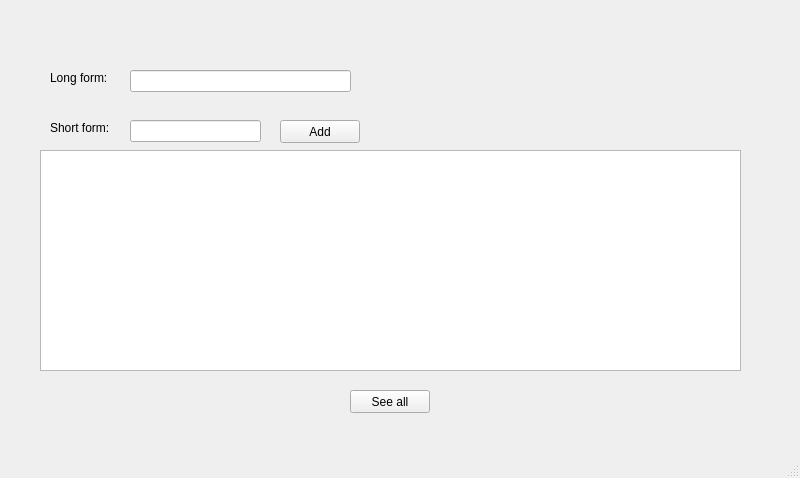
<?xml version="1.0" encoding="UTF-8"?>
<ui version="4.0">
 <class>MainWindow</class>
 <widget class="QMainWindow" name="MainWindow">
  <property name="geometry">
   <rect>
    <x>0</x>
    <y>0</y>
    <width>800</width>
    <height>478</height>
   </rect>
  </property>
  <property name="windowTitle">
   <string>MainWindow</string>
  </property>
  <widget class="QWidget" name="centralwidget">
   <widget class="QLineEdit" name="lineEdit">
    <property name="geometry">
     <rect>
      <x>130</x>
      <y>70</y>
      <width>221</width>
      <height>22</height>
     </rect>
    </property>
   </widget>
   <widget class="QLineEdit" name="lineEdit_2">
    <property name="geometry">
     <rect>
      <x>130</x>
      <y>120</y>
      <width>131</width>
      <height>22</height>
     </rect>
    </property>
   </widget>
   <widget class="QPushButton" name="pushButton">
    <property name="geometry">
     <rect>
      <x>280</x>
      <y>120</y>
      <width>80</width>
      <height>23</height>
     </rect>
    </property>
    <property name="text">
     <string>Add</string>
    </property>
   </widget>
   <widget class="QLabel" name="label">
    <property name="geometry">
     <rect>
      <x>50</x>
      <y>70</y>
      <width>71</width>
      <height>16</height>
     </rect>
    </property>
    <property name="text">
     <string>Long form:</string>
    </property>
   </widget>
   <widget class="QLabel" name="label_2">
    <property name="geometry">
     <rect>
      <x>50</x>
      <y>120</y>
      <width>71</width>
      <height>16</height>
     </rect>
    </property>
    <property name="text">
     <string>Short form:</string>
    </property>
   </widget>
   <widget class="QTableView" name="tableView">
    <property name="geometry">
     <rect>
      <x>40</x>
      <y>150</y>
      <width>701</width>
      <height>221</height>
     </rect>
    </property>
   </widget>
   <widget class="QPushButton" name="pushButton_2">
    <property name="geometry">
     <rect>
      <x>350</x>
      <y>390</y>
      <width>80</width>
      <height>23</height>
     </rect>
    </property>
    <property name="text">
     <string>See all</string>
    </property>
   </widget>
  </widget>
  <widget class="QMenuBar" name="menubar">
   <property name="geometry">
    <rect>
     <x>0</x>
     <y>0</y>
     <width>800</width>
     <height>20</height>
    </rect>
   </property>
  </widget>
  <widget class="QStatusBar" name="statusbar"/>
 </widget>
 <resources/>
 <connections/>
</ui>
